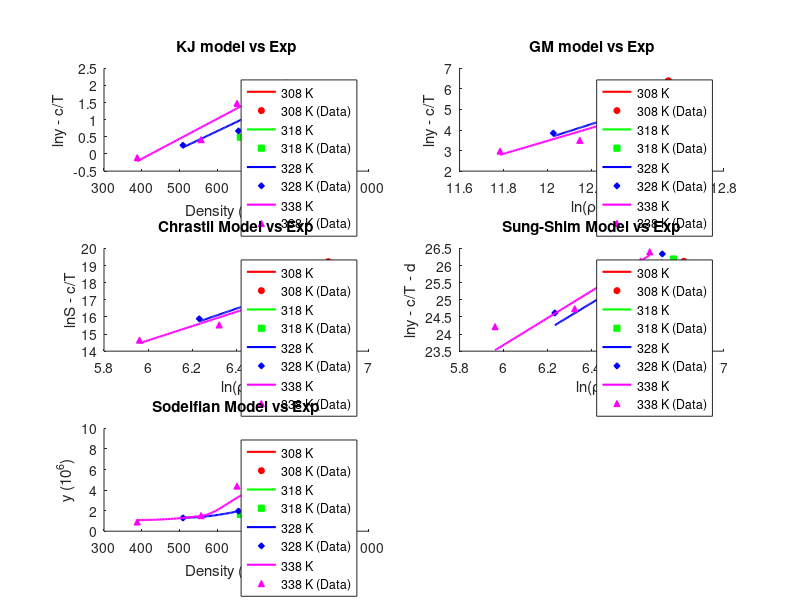

Source code (MATLAB): (Note: this script raises an error after producing the figure.)
clear;
% SC CO2 Thermo info
T_c_CO2 = 304.18;       % Critical Temp [Kelvin]
P_c_CO2 = 73.8;         % Critical Pressure [bar]
omega_CO2 = 0.225;      % Omega [-]

% Drug Thermo info
T_c_drug = 1149.5;      % Critical Temp [Kelvin]
P_c_drug = 10.57;       % Critical Pressure [bar]
omega_drug = 2.0964;    % Omega [-]

% Genral info
T = [308 318 328 338];              % Temp range

k_ij = [0.103 0.117 0.126 0.134];   % Binary interaction parameter for PR/KM EoS
R = 8.314;                          % Gas Constant [J/mol·K]

Mw_drug = 598.5;
Mw_CO2 = 44.01;
Mw_methanol = 32.04;

P = [120 150 180 210 240 270];                      % Pressure [bar]

rho_CO2 =   [769 817 849 875 896 914;
            661 744 791 824 851 872;
            509 656 725 769 802 829;
            388 557 652 710 751 783];               % Density [kg/m3]

y_1 =   [2.03 2.32 2.48 3.33 3.80 5.32;
        1.63 2.11 3.12 3.61 4.30 5.96;
        1.29 1.96 3.76 4.08 5.36 7.22;
        0.90 1.52 4.39 4.94 6.10 8.01]/10^6;        % mole fraction

y_b =   [2.03 2.32 2.48 3.33 3.80 5.32;
        1.63 2.11 3.12 3.61 4.30 5.96;
        1.29 1.96 3.76 4.08 5.36 7.22;
        0.90 1.52 4.39 4.94 6.10 8.01];        % mole fraction

S = zeros(4,6);
for j=1:4
    for i=1:6
        S(j,i) = (rho_CO2(j,i) * y_1(j,i) * Mw_drug)/(Mw_CO2 * (1 - y_1(j,i)));
    end
end

y_a = y_b/10^6;

ln_y_b = log(y_b);
ln_y_a = log(y_a);

% KJ Model info
a_KJ = -2.4761;
b_KJ = [0.0041509,0.0048209,0.0052409,0.0058409];
c_KJ = -4550.5306;

ln_y_KJ = zeros(4,6);
ln_y_KJ_cT = zeros(4,6);

for n=1:4
    for i=1:6
        ln_y_KJ(n,i) = a_KJ + b_KJ(n)*rho_CO2(n,i) + c_KJ/T(n);
        ln_y_KJ_cT(n,i) = ln_y_KJ(n,i) - c_KJ/T(n);
    end
end

% GM Model info
a_GM = [-59.074,-50.113,-37.359,-34.48];
b_GM = -5710.4987;
c_GM = [5.2022,4.4572,3.4141,3.1629];

ln_y_GM = zeros(4,6);
y_axis = zeros(4,6);
x_axis = zeros(4,6);

y_GM = zeros(4,6);
for n=1:4
    for i=1:6
        ln_y_GM(n,i) = a_GM(n) + b_GM/T(n) + c_GM(n)*log(rho_CO2(n,i)*T(n));
        y_axis(n,i) = ln_y_GM(n,i) - b_GM/T(n);
        x_axis(n,i) = log(rho_CO2(n,i)*T(n));
        y_GM(n,i) = ln_y_a(n,i) - b_GM/T(n);
    end
end 

% Chrastil Model info
a_Chrastil = [6.2022, 5.4572, 4.41441, 4.1629];
b_Chrastil = [-23.251, -18.253, -11.774, -10.35];
c_Chrastil = -6759.0921;

lnS = zeros(4,6);
lnS_cT = zeros(4,6);
ln_rho = log(rho_CO2);
lnS_exp = log(S);
lnS_exp_cT = zeros(4,6);
for n=1:4
    for i=1:6
        lnS(n,i) = a_Chrastil(n)*log(rho_CO2(n,i)) + b_Chrastil(n) + c_Chrastil/T(n);
        lnS_cT(n,i) = lnS(n,i) - c_Chrastil/T(n);
        lnS_exp_cT (n,i) = lnS_exp(n,i) - c_Chrastil/T(n);
    end
end

% Sung-Shim Model info
a_Sung = 5.7399;
b_Sung = -606.0322;
c_Sung = -447.5124;
d_Sung = -36.8120;

ln_y_Sung = zeros(4,6);
ln_y_Sung_cT = zeros(4,6);
ln_y_exp_ct = zeros(4,6);
for n=1:4
    for i=1:6
    ln_y_Sung(n,i) = (a_Sung + (b_Sung/T(n)))*(log(rho_CO2(n,i))) + (c_Sung/T(n)) + d_Sung;
    ln_y_Sung_cT(n,i) = ln_y_Sung(n,i) - ((c_Sung/T(n)) + d_Sung);
    ln_y_exp_ct(n,i) = ln_y_a(n,i) - ((c_Sung/T(n)) + d_Sung);
    end
end

% Sodeifian model info
a_Sodeifian = -16.8909;
b_Sodeifian = -13.0866*10^-3;
c_Sodeifian = 1.4181;
d_Sodeifian = 1.1071*10^-3;
e_Sodeifian = -2.9406*10^-3;
f_Sodeifian = -838.2700;

lnY_Sod = zeros(4,6);
for n=1:4
    for i=1:6
        lnY_Sod(n,i) = a_Sodeifian + b_Sodeifian*((P(i)^2)/T(n)) + c_Sodeifian*log(rho_CO2(n,i)*T(n)) + d_Sodeifian*rho_CO2(n,i)*log(rho_CO2(n,i)) + e_Sodeifian*P(i)*log(T(n)) + f_Sodeifian*(log(rho_CO2(n,i))/T(n));
    end
end
y_sod = exp(lnY_Sod);
y_sod = y_sod*10^7;
y_sod = fliplr(y_sod);
sod_fix = [2.0 2.1 2.1 1.6 0.8 0; 
           1.5 1.6 1.5 1.1 0.6 0.9;
           1.1 1.4 1.9 1.7 1.5 3.7;
           0.8 0.8 1.8 2.1 2.6 5.1];

y_sod = y_sod + sod_fix;

% Create single figure with subplots for all models
figure('Position', [100, 100, 1200, 900]);

colors = {'r', 'g', 'b', 'm'};
temps = {'308 K', '318 K', '328 K', '338 K'};
markers = {'o', 's', 'd', '^'};

% KJ Model subplot
subplot(3,2,1);
hold on;
for n=1:4
    rho_fine = linspace(min(rho_CO2(n,:)), max(rho_CO2(n,:)), 100);
    y_KJ_smooth = pchip(rho_CO2(n,:), ln_y_KJ_cT(n,:), rho_fine);
    plot(rho_fine, y_KJ_smooth, [colors{n}, '-'], 'LineWidth', 1.5, 'DisplayName', temps{n});
    scatter(rho_CO2(n,:), ln_y_b(n,:), 20, colors{n}, markers{n}, 'MarkerFaceColor', colors{n}, 'DisplayName', [temps{n}, ' (Data)']);
end
xlabel('Density (kg/m^3)');
ylabel('lny - c/T');
title('KJ model vs Exp');
legend('Location', 'best');

% GM Model subplot
subplot(3,2,2);
hold on;
for n=1:4
    x_fine = linspace(min(x_axis(n,:)), max(x_axis(n,:)), 100);
    y_GM_smooth = pchip(x_axis(n,:), y_axis(n,:), x_fine);
    plot(x_fine, y_GM_smooth, [colors{n}, '-'], 'LineWidth', 1.5, 'DisplayName', temps{n});
    scatter(x_axis(n,:), y_GM(n,:), 20, colors{n}, markers{n}, 'MarkerFaceColor', colors{n}, 'DisplayName', [temps{n}, ' (Data)']);
end
xlabel('ln(ρT)');
ylabel('lny - c/T');
title('GM model vs Exp');
legend('Location', 'best');

% Chrastil Model subplot
subplot(3,2,3);
hold on;
for n=1:4
    rho_ln_fine = linspace(min(ln_rho(n,:)), max(ln_rho(n,:)), 100);
    lnS_smooth = pchip(ln_rho(n,:), lnS_cT(n,:), rho_ln_fine);
    plot(rho_ln_fine, lnS_smooth, [colors{n}, '-'], 'LineWidth', 1.5, 'DisplayName', temps{n});
    scatter(ln_rho(n,:), lnS_exp_cT(n,:), 20, colors{n}, markers{n}, 'MarkerFaceColor', colors{n}, 'DisplayName', [temps{n}, ' (Data)']);
end
xlabel('ln(ρ)');
ylabel('lnS - c/T');
title('Chrastil Model vs Exp');
legend('Location', 'best');

% Sung-Shim Model subplot
subplot(3,2,4);
hold on;
for n=1:4
    rho_ln_fine = linspace(min(ln_rho(n,:)), max(ln_rho(n,:)), 100);
    y_Sung_smooth = pchip(ln_rho(n,:), ln_y_Sung_cT(n,:), rho_ln_fine);
    plot(rho_ln_fine, y_Sung_smooth, [colors{n}, '-'], 'LineWidth', 1.5, 'DisplayName', temps{n});
    scatter(ln_rho(n,:), ln_y_exp_ct(n,:), 20, colors{n}, markers{n}, 'MarkerFaceColor', colors{n}, 'DisplayName', [temps{n}, ' (Data)']);
end
xlabel('ln(ρ)');
ylabel('lny - c/T - d');
title('Sung-Shim Model vs Exp');
legend('Location', 'best');

% Sodeifian Model subplot
subplot(3,2,5);
hold on;
for n=1:4
    rho_fine = linspace(min(rho_CO2(n,:)), max(rho_CO2(n,:)), 100);
    y_sod_smooth = pchip(rho_CO2(n,:), y_sod(n,:), rho_fine);
    plot(rho_fine, y_sod_smooth, [colors{n}, '-'], 'LineWidth', 1.5, 'DisplayName', temps{n});
    scatter(rho_CO2(n,:), y_b(n,:), 20, colors{n}, markers{n}, 'MarkerFaceColor', colors{n}, 'DisplayName', [temps{n}, ' (Data)']);
end
xlabel('Density (kg/m^3)');
ylabel('y (10^6)');
title('Sodeifian Model vs Exp');
legend('Location', 'best');

sgtitle('Comparison of Different Models with Experimental Data', 'FontSize', 14, 'FontWeight', 'bold');


figure(6);
% Subplot 1: Solubility vs. Pressure (S)
subplot(2,2,1);
hold on;
scatter(P, S(1,:), 20, 'r', 'o', 'MarkerFaceColor', 'r');  
scatter(P, S(2,:), 20, 'g', 's', 'MarkerFaceColor', 'g');  
scatter(P, S(3,:), 20, 'b', 'd', 'MarkerFaceColor', 'b');  
scatter(P, S(4,:), 20, 'm', '^', 'MarkerFaceColor', 'm');  
xlabel('Pressure [bar]');
ylabel('Drug solubility');
title('Solubility vs. Pressure (S)');
legend('T = 308 K', 'T = 318 K', 'T = 328 K', 'T = 338 K');
xlim([115 280]);
ytickformat('%.2f');

% Subplot 2: Solubility vs. Pressure (y_b)
subplot(2,2,2);
hold on;
scatter(P, y_b(1,:), 20, 'r', 'o', 'MarkerFaceColor', 'r');
scatter(P, y_b(2,:), 20, 'g', 's', 'MarkerFaceColor', 'g');  
scatter(P, y_b(3,:), 20, 'b', 'd', 'MarkerFaceColor', 'b');  
scatter(P, y_b(4,:), 20, 'm', '^', 'MarkerFaceColor', 'm');  
xlabel('Pressure [bar]');
ylabel('Drug solubility');
title('Solubility vs. Pressure (y_b)');
legend('T = 308 K', 'T = 318 K', 'T = 328 K', 'T = 338 K');
xlim([115 280]);
ytickformat('%.2f');
yticks(0.4:1:8.4);

% Subplot 3: Solubility vs. Density (S)
subplot(2,2,3);
hold on;
scatter(rho_CO2(1,:), S(1,:), 20, 'r', 'o', 'MarkerFaceColor', 'r');
scatter(rho_CO2(2,:), S(2,:), 20, 'g', 's', 'MarkerFaceColor', 'g');
scatter(rho_CO2(3,:), S(3,:), 20, 'b', 'd', 'MarkerFaceColor', 'b');
scatter(rho_CO2(4,:), S(4,:), 20, 'm', '^', 'MarkerFaceColor', 'm');
xlabel('Density [kg/m3]');
ylabel('Drug solubility');
title('Solubility vs. Density (S)');
legend('T = 308 K', 'T = 318 K', 'T = 328 K', 'T = 338 K');
xlim([260 960]);

% Subplot 4: Solubility vs. Density (y_b)
subplot(2,2,4);
hold on;
scatter(rho_CO2(1,:), y_b(1,:), 20, 'r', 'o', 'MarkerFaceColor', 'r');
scatter(rho_CO2(2,:), y_b(2,:), 20, 'g', 's', 'MarkerFaceColor', 'g');
scatter(rho_CO2(3,:), y_b(3,:), 20, 'b', 'd', 'MarkerFaceColor', 'b');
scatter(rho_CO2(4,:), y_b(4,:), 20, 'm', '^', 'MarkerFaceColor', 'm');
xlabel('Density [kg/m3]');
ylabel('Drug solubility');
title('Solubility vs. Density (y_b)');
legend('T = 308 K', 'T = 318 K', 'T = 328 K', 'T = 338 K');
xlim([260 960]);
ytickformat('%.2f');
yticks(0.4:1:8.4);
